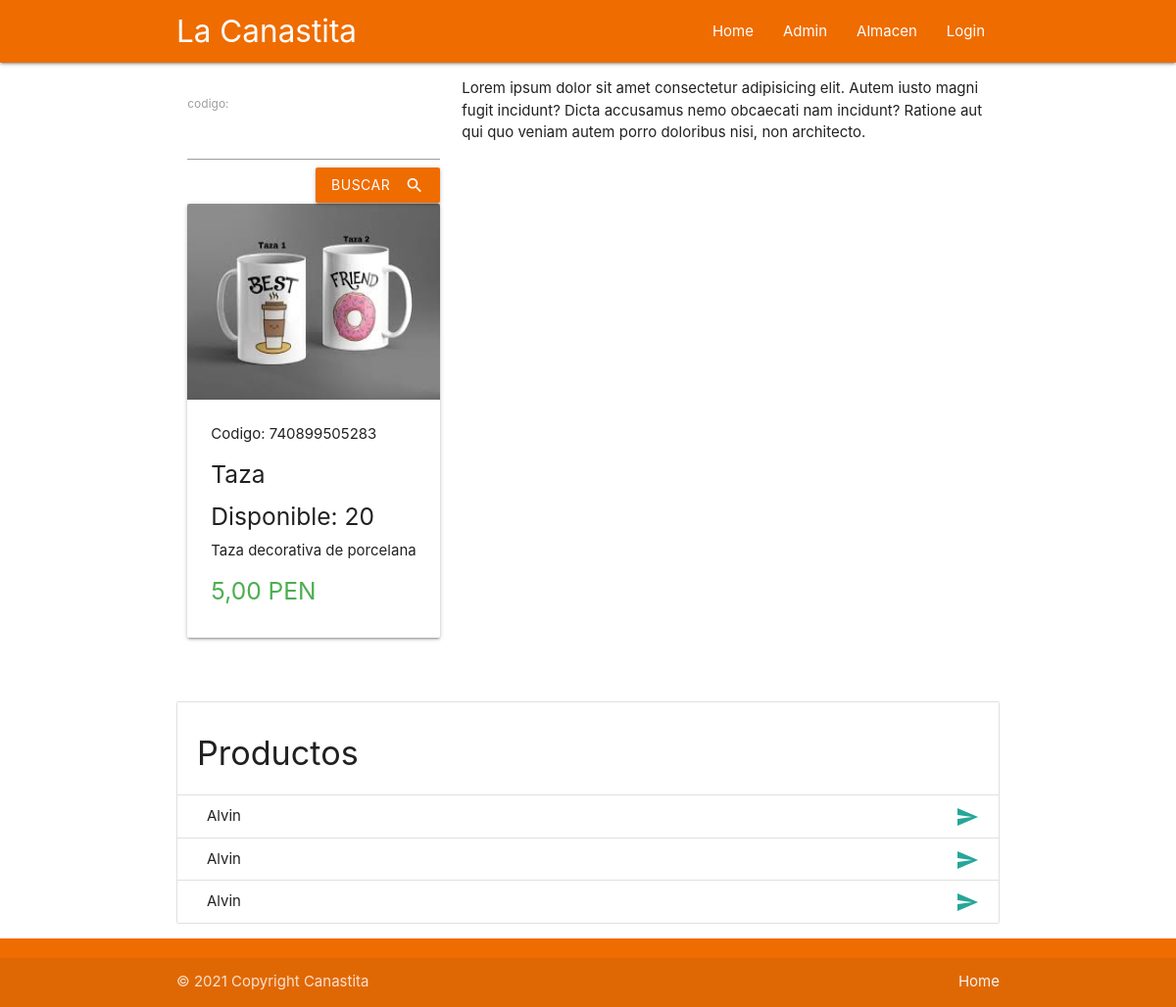
The app's page /venta/33 with its own data.
### cajero/models.py (models this page shows, shortened)
class Producto(models.Model):
    codigo = models.CharField(max_length=12)
    nombre = models.CharField(max_length=15)
    unidad_medida = models.CharField(max_length=10)
    precio = models.DecimalField(null=False, validators=[MinValueValidator(Decimal('0.01'))], max_digits=7, decimal_places=2)
    descripcion = models.TextField()
    cantidad = models.PositiveIntegerField(default=20)
    imagen = models.ImageField(upload_to="productos", null=True)
    created = models.DateTimeField(auto_now_add=True)
    updated = models.DateTimeField(auto_now=True)

### cajero/views.py (the view)
# urls.py: path('venta/<id>', ventas, name="ventas")
def ventas(request, id):
    producto = get_object_or_404(Producto, id = id)
    data = {
        'p':producto
    }
    return render(request, 'cajero/ventas.html', data)

### cajero/templates/cajero/ventas.html (shortened to what this page needs)
{% extends 'cajero/base.html' %}
{% load static %}
{% load humanize %}
{% block content %}
<div class="container">
  <div class="row section">
    <div class="col s4">
      <div class="section">
        <form action="">
          <label for="fname">codigo:</label>
          <input type="text">
          <button class="btn waves-effect orange darken-3 right" type="submit" name="action">buscar<i class="material-icons right">search</i>
          </button>
        </form>
      </div>
      <div class="section">
        <div class="card">
          <div class="card-image">
            {% if p.imagen %}
            <img width="400" height="200" src="{{ p.imagen.url}}">
            {% endif %}
          </div>
          <div class="card-content">
            Codigo: {{p.codigo}}
            <h5>{{ p.nombre | capfirst }}</h5>
            <h5>Disponible: {{ p.cantidad }}</h5>
            <p>{{ p.descripcion}}</p>
            <h5 class="green-text darken-1">{{ p.precio | intcomma }} PEN</h5>
          </div>
        </div>
      </div>
    </div>
    <div class="col s8 white valign-wrapper">Lorem ipsum dolor sit amet consectetur adipisicing elit. Autem iusto magni fugit incidunt? Dicta accusamus nemo obcaecati nam incidunt? Ratione aut qui quo veniam autem porro doloribus nisi, non architecto.</div>
  </div>
  <ul class="collection with-header">
      <li class="collection-header"><h4>Productos</h4></li>
      <li class="collection-item"><div>Alvin<a href="#!" class="secondary-content"><i class="material-icons">send</i></a></div></li>
      <li class="collection-item"><div>Alvin<a href="#!" class="secondary-content"><i class="material-icons">send</i></a></div></li>
      <li class="collection-item"><div>Alvin<a href="#!" class="secondary-content"><i class="material-icons">send</i></a></div></li>
    </ul>
</div>
{% endblock %}

### records on screen
Producto: imagen (picture), codigo "740899505283", nombre "Taza", cantidad "20", descripcion "Taza decorativa de porcelana", precio "5,00"
